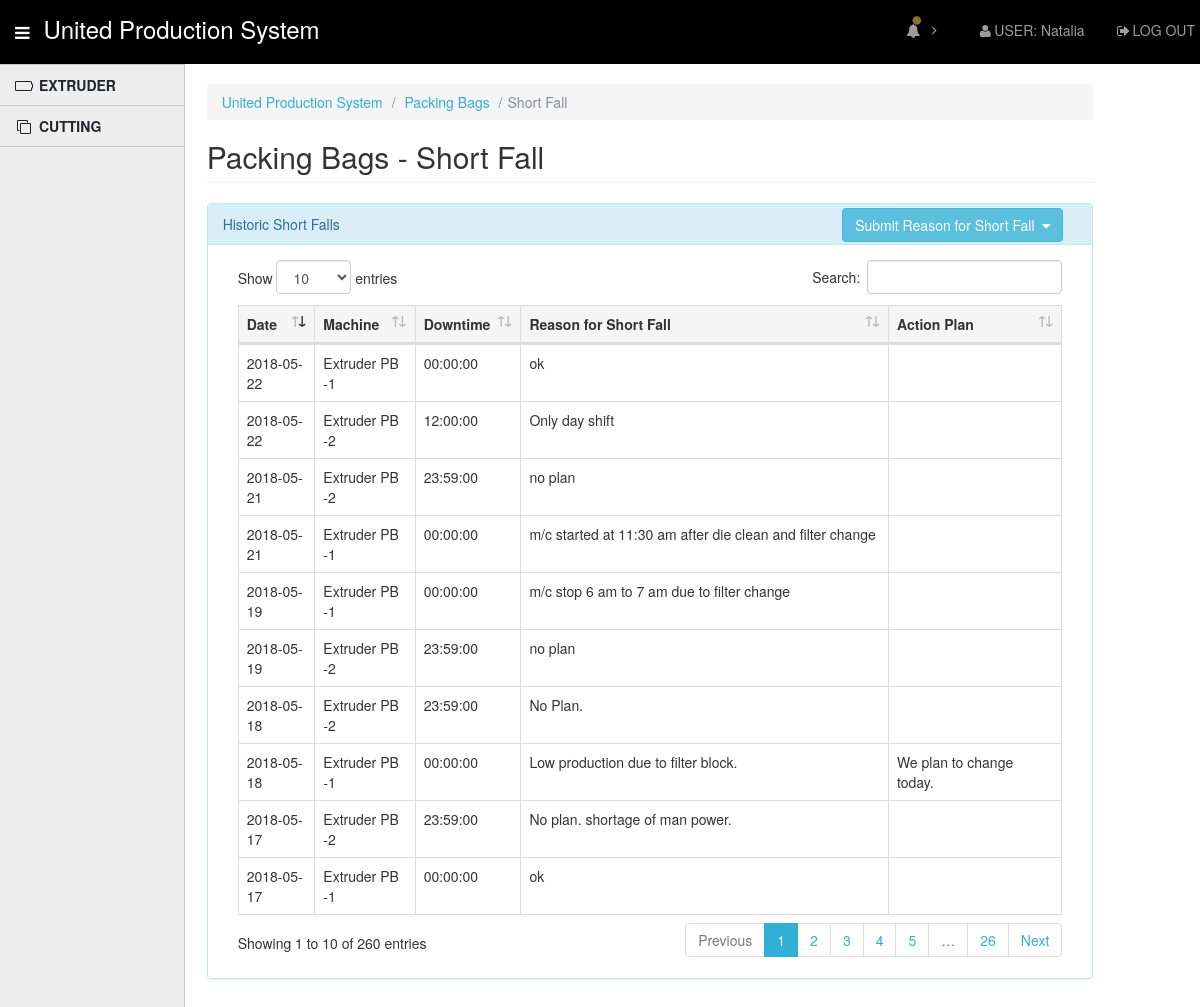
Page /packing_bag/extruder/remarks.php (signed in) on the committed database.
### tables this page shows
CREATE TABLE `shortfalls` (
  `shortfall_id` int(11) NOT NULL AUTO_INCREMENT,
  `machine_id` int(11) NOT NULL,
  `date_fall` date NOT NULL,
  `downtime` time DEFAULT NULL,
  `reason` varchar(250) DEFAULT NULL,
  `action_plan` varchar(250) DEFAULT NULL,
  PRIMARY KEY (`shortfall_id`),
  UNIQUE KEY `unique_falls` (`date_fall`,`machine_id`),
  KEY `shortfalls_ibfk_1_idx` (`machine_id`),
  CONSTRAINT `shortfalls_ibfk_1` FOREIGN KEY (`machine_id`) REFERENCES `machines` (`machine_id`)
);

CREATE TABLE `machines` (
  `machine_id` int(11) NOT NULL AUTO_INCREMENT,
  `machine_name` varchar(150) NOT NULL,
  `location_id` int(11) NOT NULL,
  `size` tinyint(1) DEFAULT NULL,
  PRIMARY KEY (`machine_id`),
  KEY `location_id` (`location_id`),
  CONSTRAINT `machines_ibfk_1` FOREIGN KEY (`location_id`) REFERENCES `locations` (`location_id`)
);

### inc/class.packing.inc.php (the view, shortened to what this page needs)
<?php
class Packing
{
	private $_db;
	public function __construct($db=NULL)
	{
		if(is_object($db))
		{
			$this->_db = $db;
		}
		else
		{
			$dsn = "mysql:host=".DB_HOST.";dbname=".DB_NAME;
			$this->_db = new PDO($dsn, DB_USER, DB_PASS);
		}
	}
    public function giveShortFall()
    {
		$sql = "SELECT machine_name,
    `shortfalls`.`date_fall`,
    `shortfalls`.`downtime` AS time_t,
    `shortfalls`.`reason`,
    `shortfalls`.`action_plan`
FROM
    `shortfalls`
NATURAL JOIN `machines`
WHERE
    location_id = 8
ORDER BY date_fall;";
        if($stmt = $this->_db->prepare($sql))
        {
            $stmt->execute();
            while($row = $stmt->fetch())
            {
                echo '<tr>
                    <td>'. $row['date_fall'] .'</td>
                    <td>'. $row['machine_name'] .'</td>
                    <td>'. $row['time_t'] .'</td>
                    <td>'. $row['reason'] .'</td>
                    <td>'. $row['action_plan'] .'</td>
                </tr>';
            }
        }
        else
        {
            echo "Something went wrong. $db->errorInfo";
        }
    }
}
?>

### assets/css/style.css (style rules this page uses)
html { min-height: 100%; position: relative; }
body { font-family: "Helvetica Neue", Helvetica, Arial, sans-serif; font-size: 14px; padding-top: 64px; padding-bottom: 30px; }

### rows in the picture
shortfalls: date_fall "2018-05-17", machine.machine_name "Extruder PB -2", downtime "23:59:00", reason "No plan. shortage of man power."
shortfalls: date_fall "2018-05-17", machine.machine_name "Extruder PB -1", downtime "00:00:00", reason "ok"
shortfalls: date_fall "2018-05-18", machine.machine_name "Extruder PB -2", downtime "23:59:00", reason "No Plan."
shortfalls: date_fall "2018-05-18", machine.machine_name "Extruder PB -1", downtime "00:00:00", reason "Low production due to filter block.", action_plan "We plan to change today."
shortfalls: date_fall "2018-05-19", machine.machine_name "Extruder PB -1", downtime "00:00:00", reason "m/c stop 6 am to 7 am due to filter change"
shortfalls: date_fall "2018-05-19", machine.machine_name "Extruder PB -2", downtime "23:59:00", reason "no plan"
shortfalls: date_fall "2018-05-21", machine.machine_name "Extruder PB -2", downtime "23:59:00", reason "no plan"
shortfalls: date_fall "2018-05-21", machine.machine_name "Extruder PB -1", downtime "00:00:00", reason "m/c started at 11:30 am after die clean and filter change"
shortfalls: date_fall "2018-05-22", machine.machine_name "Extruder PB -1", downtime "00:00:00", reason "ok"
shortfalls: date_fall "2018-05-22", machine.machine_name "Extruder PB -2", downtime "12:00:00", reason "Only day shift"

### other values in the picture
$_SESSION['Username'] "Natalia"
